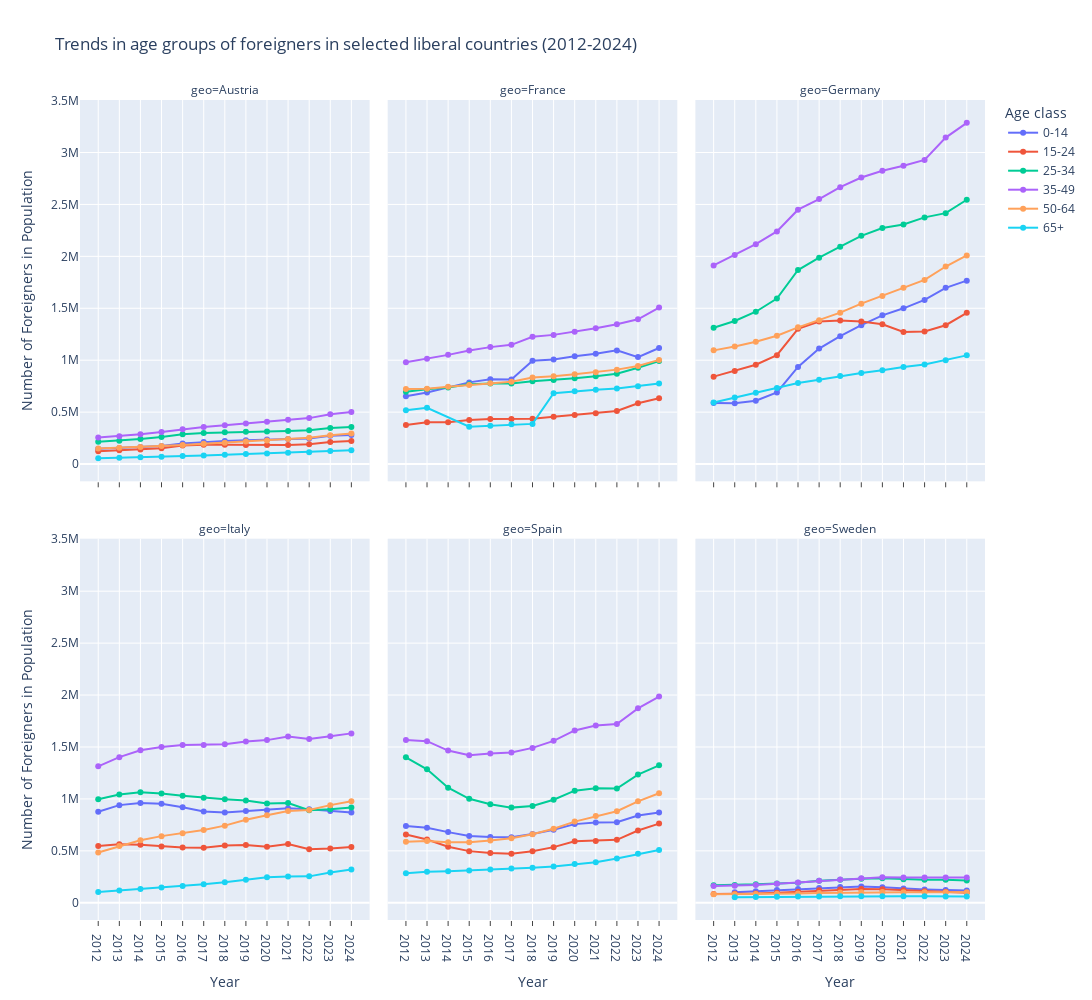

Source (notebook cell):
### Code cell
tick_vals = sorted(temp_df['year'].unique())

fig = px.line(
    temp_df[
        (temp_df['geo'].isin(liberal)) & 
        (temp_df['Sex'] == 'Total')
    ].groupby(['geo', 'year', 'age_class'], as_index=False)['Number'].sum(),
    x="year",
    y="Number",
    color="age_class",
    facet_col="geo",
    facet_col_wrap=3,
    markers=True,
    title="Trends in age groups of foreigners in selected liberal countries (2012-2024)",
    labels={
        "year": "Year",
        "Number": "Number of Foreigners in Population",
        "age_class": "Age class"
    }
)

fig.for_each_xaxis(
    lambda ax: ax.update(
        tickmode='array',
        tickvals=tick_vals,
        ticktext=[str(year) for year in tick_vals],
        ticks="outside"
    )
)

fig.update_layout(
    height=1000,
    width=1200,
    showlegend=True,
    xaxis_title="Year",
    yaxis_title="Number of Foreigners in Population"
)
fig.show()

### Figure 1 — Plotly figure (JSON) as saved in the notebook; plotly's stock layout.template omitted (floating-point values rounded to 4 significant figures)
{"data": [{"hovertemplate": "Age class=0-14<br>geo=Austria<br>Year=%{x}<br>Number of Foreigners in Population=%{y}<extra></extra>", "legendgroup": "0-14", "line": {"color": "#636efa", "dash": "solid"}, "marker": {"symbol": "circle"}, "mode": "lines+markers", "name": "0-14", "orientation": "v", "showlegend": true, "type": "scatter", "x": [2012, 2013, 2014, 2015, 2016, 2017, 2018, 2019, 2020, 2021, 2022, 2023, 2024], "xaxis": "x4", "y": [147993, 155685, 163697, 174436, 197442, 212679, 222833, 229061, 236138, 241185, 246921, 271944, 279346], "yaxis": "y4"}, {"hovertemplate": "Age class=0-14<br>geo=France<br>Year=%{x}<br>Number of Foreigners in Population=%{y}<extra></extra>", "legendgroup": "0-14", "line": {"color": "#636efa", "dash": "solid"}, "marker": {"symbol": "circle"}, "mode": "lines+markers", "name": "0-14", "orientation": "v", "showlegend": false, "type": "scatter", "x": [2012, 2013, 2015, 2016, 2017, 2018, 2019, 2020, 2021, 2022, 2023, 2024], "xaxis": "x5", "y": [653277, 688646, 786433, 815908, 815254, 995572, 1006639, 1037558, 1061059, 1094634, 1030064, 1117756], "yaxis": "y5"}, {"hovertemplate": "Age class=0-14<br>geo=Germany<br>Year=%{x}<br>Number of Foreigners in Population=%{y}<extra></extra>", "legendgroup": "0-14", "line": {"color": "#636efa", "dash": "solid"}, "marker": {"symbol": "circle"}, "mode": "lines+markers", "name": "0-14", "orientation": "v", "showlegend": false, "type": "scatter", "x": [2012, 2013, 2014, 2015, 2016, 2017, 2018, 2019, 2020, 2021, 2022, 2023, 2024], "xaxis": "x6", "y": [588971, 585410, 610499, 689672, 935101, 1111993, 1231646, 1337593, 1432135, 1499692, 1580326, 1696565, 1765926], "yaxis": "y6"}, {"hovertemplate": "Age class=0-14<br>geo=Italy<br>Year=%{x}<br>Number of Foreigners in Population=%{y}<extra></extra>", "legendgroup": "0-14", "line": {"color": "#636efa", "dash": "solid"}, "marker": {"symbol": "circle"}, "mode": "lines+markers", "name": "0-14", "orientation": "v", "showlegend": false, "type": "scatter", "x": [2012, 2013, 2014, 2015, 2016, 2017, 2018, 2019, 2020, 2021, 2022, 2023, 2024], "xaxis": "x", "y": [876057, 940101, 961168, 953017, 919743, 878529, 870218, 883655, 890378, 908891, 900902, 883632, 870207], "yaxis": "y"}, {"hovertemplate": "Age class=0-14<br>geo=Spain<br>Year=%{x}<br>Number of Foreigners in Population=%{y}<extra></extra>", "legendgroup": "0-14", "line": {"color": "#636efa", "dash": "solid"}, "marker": {"symbol": "circle"}, "mode": "lines+markers", "name": "0-14", "orientation": "v", "showlegend": false, "type": "scatter", "x": [2012, 2013, 2014, 2015, 2016, 2017, 2018, 2019, 2020, 2021, 2022, 2023, 2024], "xaxis": "x2", "y": [739088, 723085, 680194, 643282, 632809, 631317, 662638, 702671, 757220, 773800, 775084, 839853, 868785], "yaxis": "y2"}, {"hovertemplate": "Age class=0-14<br>geo=Sweden<br>Year=%{x}<br>Number of Foreigners in Population=%{y}<extra></extra>", "legendgroup": "0-14", "line": {"color": "#636efa", "dash": "solid"}, "marker": {"symbol": "circle"}, "mode": "lines+markers", "name": "0-14", "orientation": "v", "showlegend": false, "type": "scatter", "x": [2013, 2014, 2015, 2016, 2017, 2018, 2019, 2020, 2021, 2022, 2023, 2024], "xaxis": "x3", "y": [100130, 109894, 121826, 131768, 143163, 150678, 155918, 148702, 136784, 128297, 122514, 116864], "yaxis": "y3"}, {"hovertemplate": "Age class=15-24<br>geo=Austria<br>Year=%{x}<br>Number of Foreigners in Population=%{y}<extra></extra>", "legendgroup": "15-24", "line": {"color": "#EF553B", "dash": "solid"}, "marker": {"symbol": "circle"}, "mode": "lines+markers", "name": "15-24", "orientation": "v", "showlegend": true, "type": "scatter", "x": [2012, 2013, 2014, 2015, 2016, 2017, 2018, 2019, 2020, 2021, 2022, 2023, 2024], "xaxis": "x4", "y": [123710, 133093, 140205, 151641, 177702, 186201, 186533, 184496, 184229, 182758, 190334, 213183, 222691], "yaxis": "y4"}, {"hovertemplate": "Age class=15-24<br>geo=France<br>Year=%{x}<br>Number of Foreigners in Population=%{y}<extra></extra>", "legendgroup": "15-24", "line": {"color": "#EF553B", "dash": "solid"}, "marker": {"symbol": "circle"}, "mode": "lines+markers", "name": "15-24", "orientation": "v", "showlegend": false, "type": "scatter", "x": [2012, 2013, 2014, 2015, 2016, 2017, 2018, 2019, 2020, 2021, 2022, 2023, 2024], "xaxis": "x5", "y": [375569, 402228, 401619, 424839, 433576, 433520, 436747, 454520, 472461, 489884, 510953, 585571, 633594], "yaxis": "y5"}, {"hovertemplate": "Age class=15-24<br>geo=Germany<br>Year=%{x}<br>Number of Foreigners in Population=%{y}<extra></extra>", "legendgroup": "15-24", "line": {"color": "#EF553B", "dash": "solid"}, "marker": {"symbol": "circle"}, "mode": "lines+markers", "name": "15-24", "orientation": "v", "showlegend": false, "type": "scatter", "x": [2012, 2013, 2014, 2015, 2016, 2017, 2018, 2019, 2020, 2021, 2022, 2023, 2024], "xaxis": "x6", "y": [841798, 895725, 956094, 1048232, 1302716, 1372207, 1381375, 1372096, 1346544, 1271421, 1276404, 1336932, 1456552], "yaxis": "y6"}, {"hovertemplate": "Age class=15-24<br>geo=Italy<br>Year=%{x}<br>Number of Foreigners in Population=%{y}<extra></extra>", "legendgroup": "15-24", "line": {"color": "#EF553B", "dash": "solid"}, "marker": {"symbol": "circle"}, "mode": "lines+markers", "name": "15-24", "orientation": "v", "showlegend": false, "type": "scatter", "x": [2012, 2013, 2014, 2015, 2016, 2017, 2018, 2019, 2020, 2021, 2022, 2023, 2024], "xaxis": "x", "y": [545792, 563298, 559307, 542189, 531255, 530134, 550156, 556643, 539939, 565441, 515743, 523182, 538060], "yaxis": "y"}, {"hovertemplate": "Age class=15-24<br>geo=Spain<br>Year=%{x}<br>Number of Foreigners in Population=%{y}<extra></extra>", "legendgroup": "15-24", "line": {"color": "#EF553B", "dash": "solid"}, "marker": {"symbol": "circle"}, "mode": "lines+markers", "name": "15-24", "orientation": "v", "showlegend": false, "type": "scatter", "x": [2012, 2013, 2014, 2015, 2016, 2017, 2018, 2019, 2020, 2021, 2022, 2023, 2024], "xaxis": "x2", "y": [657659, 608419, 538777, 497140, 480206, 472641, 495185, 535413, 591794, 595422, 606021, 695725, 762370], "yaxis": "y2"}, {"hovertemplate": "Age class=15-24<br>geo=Sweden<br>Year=%{x}<br>Number of Foreigners in Population=%{y}<extra></extra>", "legendgroup": "15-24", "line": {"color": "#EF553B", "dash": "solid"}, "marker": {"symbol": "circle"}, "mode": "lines+markers", "name": "15-24", "orientation": "v", "showlegend": false, "type": "scatter", "x": [2012, 2013, 2014, 2015, 2016, 2017, 2018, 2019, 2020, 2021, 2022, 2023, 2024], "xaxis": "x3", "y": [85077, 86039, 89136, 96696, 105185, 119812, 128165, 131654, 130496, 120454, 111929, 105104, 96329], "yaxis": "y3"}, {"hovertemplate": "Age class=25-34<br>geo=Austria<br>Year=%{x}<br>Number of Foreigners in Population=%{y}<extra></extra>", "legendgroup": "25-34", "line": {"color": "#00cc96", "dash": "solid"}, "marker": {"symbol": "circle"}, "mode": "lines+markers", "name": "25-34", "orientation": "v", "showlegend": true, "type": "scatter", "x": [2012, 2013, 2014, 2015, 2016, 2017, 2018, 2019, 2020, 2021, 2022, 2023, 2024], "xaxis": "x4", "y": [214352, 225188, 240539, 260076, 287202, 299872, 307006, 310607, 314675, 318206, 324839, 346891, 356102], "yaxis": "y4"}, {"hovertemplate": "Age class=25-34<br>geo=France<br>Year=%{x}<br>Number of Foreigners in Population=%{y}<extra></extra>", "legendgroup": "25-34", "line": {"color": "#00cc96", "dash": "solid"}, "marker": {"symbol": "circle"}, "mode": "lines+markers", "name": "25-34", "orientation": "v", "showlegend": false, "type": "scatter", "x": [2012, 2013, 2014, 2015, 2016, 2017, 2018, 2019, 2020, 2021, 2022, 2023, 2024], "xaxis": "x5", "y": [696341, 720991, 737600, 767934, 776713, 774774, 797042, 810014, 825776, 844825, 868949, 927416, 991681], "yaxis": "y5"}, {"hovertemplate": "Age class=25-34<br>geo=Germany<br>Year=%{x}<br>Number of Foreigners in Population=%{y}<extra></extra>", "legendgroup": "25-34", "line": {"color": "#00cc96", "dash": "solid"}, "marker": {"symbol": "circle"}, "mode": "lines+markers", "name": "25-34", "orientation": "v", "showlegend": false, "type": "scatter", "x": [2012, 2013, 2014, 2015, 2016, 2017, 2018, 2019, 2020, 2021, 2022, 2023, 2024], "xaxis": "x6", "y": [1311866, 1377578, 1466820, 1593375, 1868410, 1987023, 2093640, 2197877, 2273172, 2306340, 2375317, 2416005, 2545157], "yaxis": "y6"}, {"hovertemplate": "Age class=25-34<br>geo=Italy<br>Year=%{x}<br>Number of Foreigners in Population=%{y}<extra></extra>", "legendgroup": "25-34", "line": {"color": "#00cc96", "dash": "solid"}, "marker": {"symbol": "circle"}, "mode": "lines+markers", "name": "25-34", "orientation": "v", "showlegend": false, "type": "scatter", "x": [2012, 2013, 2014, 2015, 2016, 2017, 2018, 2019, 2020, 2021, 2022, 2023, 2024], "xaxis": "x", "y": [996901, 1041705, 1063573, 1051286, 1029389, 1011561, 995993, 983692, 955629, 960615, 891053, 900289, 916319], "yaxis": "y"}, {"hovertemplate": "Age class=25-34<br>geo=Spain<br>Year=%{x}<br>Number of Foreigners in Population=%{y}<extra></extra>", "legendgroup": "25-34", "line": {"color": "#00cc96", "dash": "solid"}, "marker": {"symbol": "circle"}, "mode": "lines+markers", "name": "25-34", "orientation": "v", "showlegend": false, "type": "scatter", "x": [2012, 2013, 2014, 2015, 2016, 2017, 2018, 2019, 2020, 2021, 2022, 2023, 2024], "xaxis": "x2", "y": [1400446, 1284461, 1107387, 1000987, 948642, 916115, 932617, 991737, 1079071, 1102221, 1099450, 1234366, 1322966], "yaxis": "y2"}, {"hovertemplate": "Age class=25-34<br>geo=Sweden<br>Year=%{x}<br>Number of Foreigners in Population=%{y}<extra></extra>", "legendgroup": "25-34", "line": {"color": "#00cc96", "dash": "solid"}, "marker": {"symbol": "circle"}, "mode": "lines+markers", "name": "25-34", "orientation": "v", "showlegend": false, "type": "scatter", "x": [2012, 2013, 2014, 2015, 2016, 2017, 2018, 2019, 2020, 2021, 2022, 2023, 2024], "xaxis": "x3", "y": [168200, 171823, 177186, 186516, 193371, 211585, 222492, 231069, 236148, 227416, 222691, 220690, 215054], "yaxis": "y3"}, {"hovertemplate": "Age class=35-49<br>geo=Austria<br>Year=%{x}<br>Number of Foreigners in Population=%{y}<extra></extra>", "legendgroup": "35-49", "line": {"color": "#ab63fa", "dash": "solid"}, "marker": {"symbol": "circle"}, "mode": "lines+markers", "name": "35-49", "orientation": "v", "showlegend": true, "type": "scatter", "x": [2012, 2013, 2014, 2015, 2016, 2017, 2018, 2019, 2020, 2021, 2022, 2023, 2024], "xaxis": "x4", "y": [255736, 268880, 286772, 309576, 336322, 356663, 374679, 391104, 408042, 425674, 442455, 479822, 500855], "yaxis": "y4"}, {"hovertemplate": "Age class=35-49<br>geo=France<br>Year=%{x}<br>Number of Foreigners in Population=%{y}<extra></extra>", "legendgroup": "35-49", "line": {"color": "#ab63fa", "dash": "solid"}, "marker": {"symbol": "circle"}, "mode": "lines+markers", "name": "35-49", "orientation": "v", "showlegend": false, "type": "scatter", "x": [2012, 2013, 2014, 2015, 2016, 2017, 2018, 2019, 2020, 2021, 2022, 2023, 2024], "xaxis": "x5", "y": [979851, 1013768, 1051333, 1094222, 1125974, 1148116, 1225570, 1243880, 1272873, 1307705, 1346625, 1393752, 1506325], "yaxis": "y5"}, {"hovertemplate": "Age class=35-49<br>geo=Germany<br>Year=%{x}<br>Number of Foreigners in Population=%{y}<extra></extra>", "legendgroup": "35-49", "line": {"color": "#ab63fa", "dash": "solid"}, "marker": {"symbol": "circle"}, "mode": "lines+markers", "name": "35-49", "orientation": "v", "showlegend": false, "type": "scatter", "x": [2012, 2013, 2014, 2015, 2016, 2017, 2018, 2019, 2020, 2021, 2022, 2023, 2024], "xaxis": "x6", "y": [1912152, 2013345, 2117675, 2239701, 2449451, 2551501, 2666462, 2759472, 2823815, 2873266, 2928848, 3143493, 3285906], "yaxis": "y6"}, {"hovertemplate": "Age class=35-49<br>geo=Italy<br>Year=%{x}<br>Number of Foreigners in Population=%{y}<extra></extra>", "legendgroup": "35-49", "line": {"color": "#ab63fa", "dash": "solid"}, "marker": {"symbol": "circle"}, "mode": "lines+markers", "name": "35-49", "orientation": "v", "showlegend": false, "type": "scatter", "x": [2012, 2013, 2014, 2015, 2016, 2017, 2018, 2019, 2020, 2021, 2022, 2023, 2024], "xaxis": "x", "y": [1313676, 1402116, 1468808, 1500538, 1517993, 1519686, 1526112, 1552674, 1566073, 1600997, 1576155, 1602646, 1630995], "yaxis": "y"}, {"hovertemplate": "Age class=35-49<br>geo=Spain<br>Year=%{x}<br>Number of Foreigners in Population=%{y}<extra></extra>", "legendgroup": "35-49", "line": {"color": "#ab63fa", "dash": "solid"}, "marker": {"symbol": "circle"}, "mode": "lines+markers", "name": "35-49", "orientation": "v", "showlegend": false, "type": "scatter", "x": [2012, 2013, 2014, 2015, 2016, 2017, 2018, 2019, 2020, 2021, 2022, 2023, 2024], "xaxis": "x2", "y": [1566726, 1555606, 1465612, 1420964, 1436992, 1446529, 1491182, 1558973, 1659156, 1705937, 1721184, 1872017, 1984896], "yaxis": "y2"}, {"hovertemplate": "Age class=35-49<br>geo=Sweden<br>Year=%{x}<br>Number of Foreigners in Population=%{y}<extra></extra>", "legendgroup": "35-49", "line": {"color": "#ab63fa", "dash": "solid"}, "marker": {"symbol": "circle"}, "mode": "lines+markers", "name": "35-49", "orientation": "v", "showlegend": false, "type": "scatter", "x": [2012, 2013, 2014, 2015, 2016, 2017, 2018, 2019, 2020, 2021, 2022, 2023, 2024], "xaxis": "x3", "y": [160270, 164917, 171549, 182214, 194218, 210864, 224115, 236954, 246171, 243018, 242578, 243920, 243953], "yaxis": "y3"}, {"hovertemplate": "Age class=50-64<br>geo=Austria<br>Year=%{x}<br>Number of Foreigners in Population=%{y}<extra></extra>", "legendgroup": "50-64", "line": {"color": "#FFA15A", "dash": "solid"}, "marker": {"symbol": "circle"}, "mode": "lines+markers", "name": "50-64", "orientation": "v", "showlegend": true, "type": "scatter", "x": [2012, 2013, 2014, 2015, 2016, 2017, 2018, 2019, 2020, 2021, 2022, 2023, 2024], "xaxis": "x4", "y": [149442, 156397, 164072, 173028, 184055, 194450, 204809, 216124, 228001, 240832, 253526, 277731, 293166], "yaxis": "y4"}, {"hovertemplate": "Age class=50-64<br>geo=France<br>Year=%{x}<br>Number of Foreigners in Population=%{y}<extra></extra>", "legendgroup": "50-64", "line": {"color": "#FFA15A", "dash": "solid"}, "marker": {"symbol": "circle"}, "mode": "lines+markers", "name": "50-64", "orientation": "v", "showlegend": false, "type": "scatter", "x": [2012, 2013, 2014, 2015, 2016, 2017, 2018, 2019, 2020, 2021, 2022, 2023, 2024], "xaxis": "x5", "y": [721831, 724814, 745330, 762011, 777325, 793523, 833173, 844799, 863830, 884650, 909206, 943593, 1003170], "yaxis": "y5"}, {"hovertemplate": "Age class=50-64<br>geo=Germany<br>Year=%{x}<br>Number of Foreigners in Population=%{y}<extra></extra>", "legendgroup": "50-64", "line": {"color": "#FFA15A", "dash": "solid"}, "marker": {"symbol": "circle"}, "mode": "lines+markers", "name": "50-64", "orientation": "v", "showlegend": false, "type": "scatter", "x": [2012, 2013, 2014, 2015, 2016, 2017, 2018, 2019, 2020, 2021, 2022, 2023, 2024], "xaxis": "x6", "y": [1094667, 1131757, 1177456, 1236121, 1316477, 1384571, 1457542, 1544691, 1618453, 1698803, 1773181, 1902081, 2008859], "yaxis": "y6"}, {"hovertemplate": "Age class=50-64<br>geo=Italy<br>Year=%{x}<br>Number of Foreigners in Population=%{y}<extra></extra>", "legendgroup": "50-64", "line": {"color": "#FFA15A", "dash": "solid"}, "marker": {"symbol": "circle"}, "mode": "lines+markers", "name": "50-64", "orientation": "v", "showlegend": false, "type": "scatter", "x": [2012, 2013, 2014, 2015, 2016, 2017, 2018, 2019, 2020, 2021, 2022, 2023, 2024], "xaxis": "x", "y": [483517, 546238, 602596, 641536, 670299, 700127, 742537, 798428, 841755, 884238, 892675, 940087, 977628], "yaxis": "y"}, {"hovertemplate": "Age class=50-64<br>geo=Spain<br>Year=%{x}<br>Number of Foreigners in Population=%{y}<extra></extra>", "legendgroup": "50-64", "line": {"color": "#FFA15A", "dash": "solid"}, "marker": {"symbol": "circle"}, "mode": "lines+markers", "name": "50-64", "orientation": "v", "showlegend": false, "type": "scatter", "x": [2012, 2013, 2014, 2015, 2016, 2017, 2018, 2019, 2020, 2021, 2022, 2023, 2024], "xaxis": "x2", "y": [588029, 595294, 581654, 582153, 600158, 621598, 659389, 713031, 781418, 834558, 881255, 976950, 1054418], "yaxis": "y2"}, {"hovertemplate": "Age class=50-64<br>geo=Sweden<br>Year=%{x}<br>Number of Foreigners in Population=%{y}<extra></extra>", "legendgroup": "50-64", "line": {"color": "#FFA15A", "dash": "solid"}, "marker": {"symbol": "circle"}, "mode": "lines+markers", "name": "50-64", "orientation": "v", "showlegend": false, "type": "scatter", "x": [2012, 2013, 2014, 2015, 2016, 2017, 2018, 2019, 2020, 2021, 2022, 2023, 2024], "xaxis": "x3", "y": [82816, 82840, 83871, 86537, 89614, 94781, 98282, 101814, 103383, 102123, 100964, 100916, 101571], "yaxis": "y3"}, {"hovertemplate": "Age class=65+<br>geo=Austria<br>Year=%{x}<br>Number of Foreigners in Population=%{y}<extra></extra>", "legendgroup": "65+", "line": {"color": "#19d3f3", "dash": "solid"}, "marker": {"symbol": "circle"}, "mode": "lines+markers", "name": "65+", "orientation": "v", "showlegend": true, "type": "scatter", "x": [2012, 2013, 2014, 2015, 2016, 2017, 2018, 2019, 2020, 2021, 2022, 2023, 2024], "xaxis": "x4", "y": [55377, 59852, 65161, 70979, 77465, 83374, 89963, 95713, 102368, 108717, 114241, 125127, 132721], "yaxis": "y4"}, {"hovertemplate": "Age class=65+<br>geo=France<br>Year=%{x}<br>Number of Foreigners in Population=%{y}<extra></extra>", "legendgroup": "65+", "line": {"color": "#19d3f3", "dash": "solid"}, "marker": {"symbol": "circle"}, "mode": "lines+markers", "name": "65+", "orientation": "v", "showlegend": false, "type": "scatter", "x": [2012, 2013, 2015, 2016, 2017, 2018, 2019, 2020, 2021, 2022, 2023, 2024], "xaxis": "x5", "y": [517856, 541659, 358996, 369924, 382789, 386717, 682319, 701107, 714387, 727672, 748327, 775986], "yaxis": "y5"}, {"hovertemplate": "Age class=65+<br>geo=Germany<br>Year=%{x}<br>Number of Foreigners in Population=%{y}<extra></extra>", "legendgroup": "65+", "line": {"color": "#19d3f3", "dash": "solid"}, "marker": {"symbol": "circle"}, "mode": "lines+markers", "name": "65+", "orientation": "v", "showlegend": false, "type": "scatter", "x": [2012, 2013, 2014, 2015, 2016, 2017, 2018, 2019, 2020, 2021, 2022, 2023, 2024], "xaxis": "x6", "y": [592940, 639884, 686692, 732673, 779803, 812694, 848203, 877563, 903903, 935531, 958977, 1000059, 1046588], "yaxis": "y6"}, {"hovertemplate": "Age class=65+<br>geo=Italy<br>Year=%{x}<br>Number of Foreigners in Population=%{y}<extra></extra>", "legendgroup": "65+", "line": {"color": "#19d3f3", "dash": "solid"}, "marker": {"symbol": "circle"}, "mode": "lines+markers", "name": "65+", "orientation": "v", "showlegend": false, "type": "scatter", "x": [2012, 2013, 2014, 2015, 2016, 2017, 2018, 2019, 2020, 2021, 2022, 2023, 2024], "xaxis": "x", "y": [103258, 117035, 131714, 146679, 162363, 178596, 198435, 221066, 245863, 251712, 254188, 291505, 320449], "yaxis": "y"}, {"hovertemplate": "Age class=65+<br>geo=Spain<br>Year=%{x}<br>Number of Foreigners in Population=%{y}<extra></extra>", "legendgroup": "65+", "line": {"color": "#19d3f3", "dash": "solid"}, "marker": {"symbol": "circle"}, "mode": "lines+markers", "name": "65+", "orientation": "v", "showlegend": false, "type": "scatter", "x": [2012, 2013, 2014, 2015, 2016, 2017, 2018, 2019, 2020, 2021, 2022, 2023, 2024], "xaxis": "x2", "y": [284082, 297719, 302728, 309459, 320527, 329453, 336311, 348937, 372619, 390764, 426140, 470709, 508847], "yaxis": "y2"}, {"hovertemplate": "Age class=65+<br>geo=Sweden<br>Year=%{x}<br>Number of Foreigners in Population=%{y}<extra></extra>", "legendgroup": "65+", "line": {"color": "#19d3f3", "dash": "solid"}, "marker": {"symbol": "circle"}, "mode": "lines+markers", "name": "65+", "orientation": "v", "showlegend": false, "type": "scatter", "x": [2013, 2014, 2015, 2016, 2017, 2018, 2019, 2020, 2021, 2022, 2023, 2024], "xaxis": "x3", "y": [53625, 55556, 57426, 59076, 60960, 62107, 62735, 62874, 62459, 61734, 61061, 60568], "yaxis": "y3"}], "layout": {"annotations": [{"font": {}, "showarrow": false, "text": "geo=Italy", "x": 0.16, "xanchor": "center", "xref": "paper", "y": 0.465, "yanchor": "bottom", "yref": "paper"}, {"font": {}, "showarrow": false, "text": "geo=Spain", "x": 0.5, "xanchor": "center", "xref": "paper", "y": 0.465, "yanchor": "bottom", "yref": "paper"}, {"font": {}, "showarrow": false, "text": "geo=Sweden", "x": 0.84, "xanchor": "center", "xref": "paper", "y": 0.465, "yanchor": "bottom", "yref": "paper"}, {"font": {}, "showarrow": false, "text": "geo=Austria", "x": 0.16, "xanchor": "center", "xref": "paper", "y": 1.0, "yanchor": "bottom", "yref": "paper"}, {"font": {}, "showarrow": false, "text": "geo=France", "x": 0.5, "xanchor": "center", "xref": "paper", "y": 1.0, "yanchor": "bottom", "yref": "paper"}, {"font": {}, "showarrow": false, "text": "geo=Germany", "x": 0.84, "xanchor": "center", "xref": "paper", "y": 1.0, "yanchor": "bottom", "yref": "paper"}], "height": 1000, "legend": {"title": {"text": "Age class"}, "tracegroupgap": 0}, "showlegend": true, "title": {"text": "Trends in age groups of foreigners in selected liberal countries (2012-2024)"}, "width": 1200, "xaxis": {"anchor": "y", "domain": [0, 0.32], "tickmode": "array", "ticks": "outside", "ticktext": ["2012", "2013", "2014", "2015", "2016", "2017", "2018", "2019", "2020", "2021", "2022", "2023", "2024"], "tickvals": [2012, 2013, 2014, 2015, 2016, 2017, 2018, 2019, 2020, 2021, 2022, 2023, 2024], "title": {"text": "Year"}}, "xaxis2": {"anchor": "y2", "domain": [0.34, 0.66], "matches": "x", "tickmode": "array", "ticks": "outside", "ticktext": ["2012", "2013", "2014", "2015", "2016", "2017", "2018", "2019", "2020", "2021", "2022", "2023", "2024"], "tickvals": [2012, 2013, 2014, 2015, 2016, 2017, 2018, 2019, 2020, 2021, 2022, 2023, 2024], "title": {"text": "Year"}}, "xaxis3": {"anchor": "y3", "domain": [0.68, 1.0], "matches": "x", "tickmode": "array", "ticks": "outside", "ticktext": ["2012", "2013", "2014", "2015", "2016", "2017", "2018", "2019", "2020", "2021", "2022", "2023", "2024"], "tickvals": [2012, 2013, 2014, 2015, 2016, 2017, 2018, 2019, 2020, 2021, 2022, 2023, 2024], "title": {"text": "Year"}}, "xaxis4": {"anchor": "y4", "domain": [0, 0.32], "matches": "x", "showticklabels": false, "tickmode": "array", "ticks": "outside", "ticktext": ["2012", "2013", "2014", "2015", "2016", "2017", "2018", "2019", "2020", "2021", "2022", "2023", "2024"], "tickvals": [2012, 2013, 2014, 2015, 2016, 2017, 2018, 2019, 2020, 2021, 2022, 2023, 2024]}, "xaxis5": {"anchor": "y5", "domain": [0.34, 0.66], "matches": "x", "showticklabels": false, "tickmode": "array", "ticks": "outside", "ticktext": ["2012", "2013", "2014", "2015", "2016", "2017", "2018", "2019", "2020", "2021", "2022", "2023", "2024"], "tickvals": [2012, 2013, 2014, 2015, 2016, 2017, 2018, 2019, 2020, 2021, 2022, 2023, 2024]}, "xaxis6": {"anchor": "y6", "domain": [0.68, 1.0], "matches": "x", "showticklabels": false, "tickmode": "array", "ticks": "outside", "ticktext": ["2012", "2013", "2014", "2015", "2016", "2017", "2018", "2019", "2020", "2021", "2022", "2023", "2024"], "tickvals": [2012, 2013, 2014, 2015, 2016, 2017, 2018, 2019, 2020, 2021, 2022, 2023, 2024]}, "yaxis": {"anchor": "x", "domain": [0, 0.465], "title": {"text": "Number of Foreigners in Population"}}, "yaxis2": {"anchor": "x2", "domain": [0, 0.465], "matches": "y", "showticklabels": false}, "yaxis3": {"anchor": "x3", "domain": [0, 0.465], "matches": "y", "showticklabels": false}, "yaxis4": {"anchor": "x4", "domain": [0.535, 1.0], "matches": "y", "title": {"text": "Number of Foreigners in Population"}}, "yaxis5": {"anchor": "x5", "domain": [0.535, 1.0], "matches": "y", "showticklabels": false}, "yaxis6": {"anchor": "x6", "domain": [0.535, 1.0], "matches": "y", "showticklabels": false}}}
